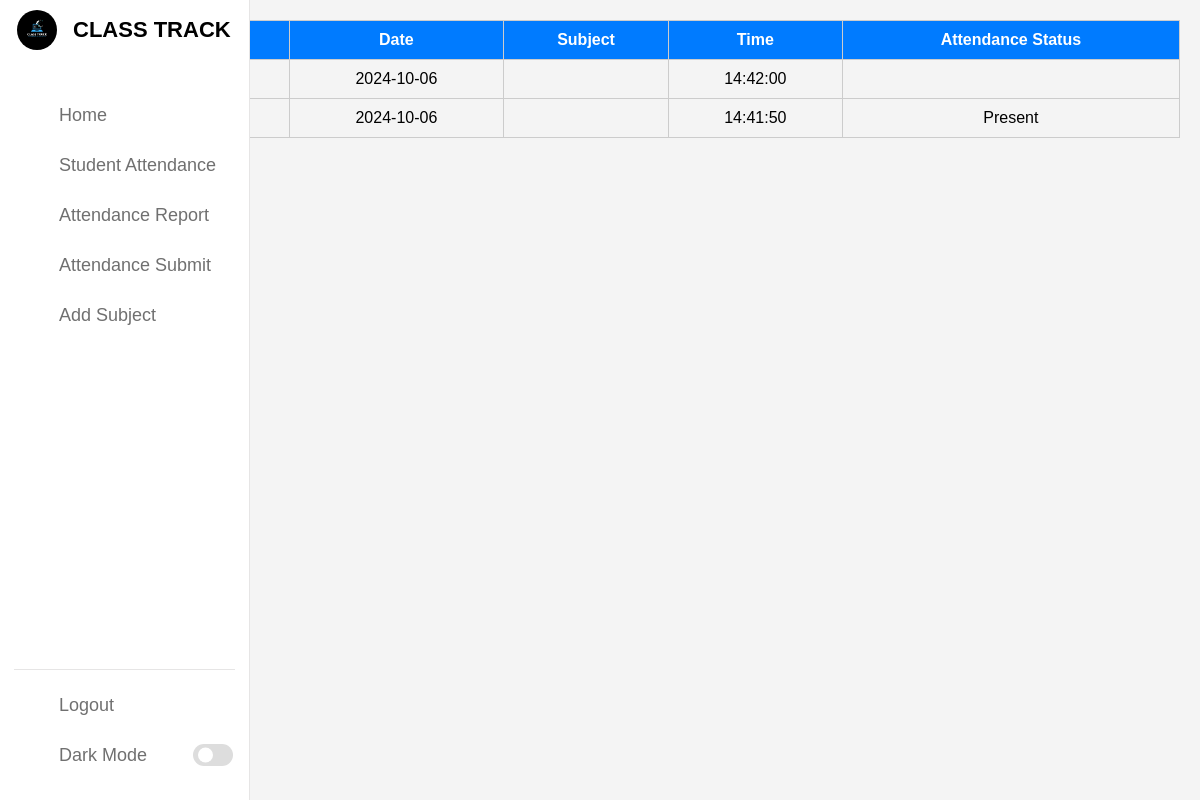
The app's page /attendancereport.php, older data.
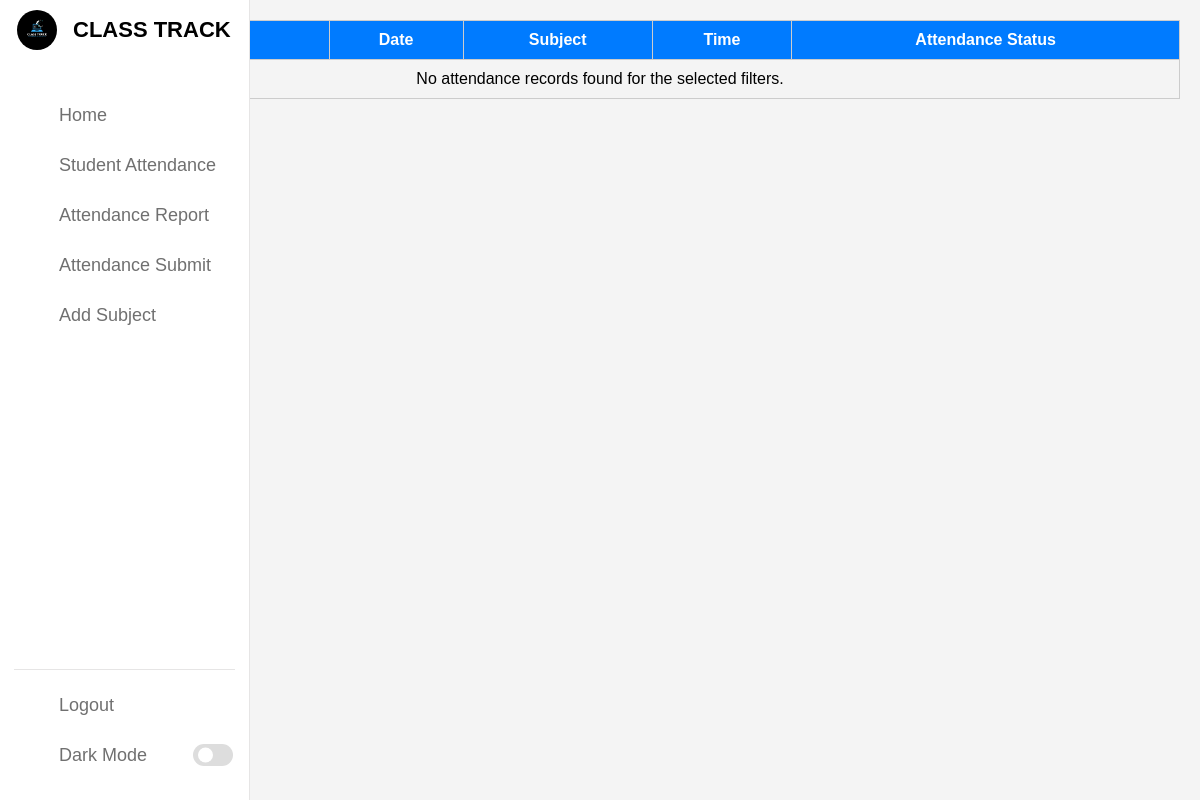
The same page, newer data.
### tables this page shows
CREATE TABLE `attendance` (
  `id` int(11) NOT NULL AUTO_INCREMENT,
  `student_id` int(11) DEFAULT NULL,
  `date` date DEFAULT NULL,
  `subject_id` int(11) DEFAULT NULL,
  `time` time DEFAULT NULL,
  `attendance_status` enum('Present','Absent','Late') DEFAULT NULL,
  `section` varchar(50) DEFAULT NULL,
  PRIMARY KEY (`id`),
  KEY `student_id` (`student_id`),
  KEY `subject_id` (`subject_id`),
  KEY `section` (`section`),
  CONSTRAINT `attendance_ibfk_1` FOREIGN KEY (`student_id`) REFERENCES `students` (`id`),
  CONSTRAINT `attendance_ibfk_2` FOREIGN KEY (`subject_id`) REFERENCES `subjects` (`id`),
  CONSTRAINT `attendance_ibfk_3` FOREIGN KEY (`section`) REFERENCES `students` (`section`) ON DELETE CASCADE ON UPDATE CASCADE
);

### attendancereport.php (the view, shortened to what this page needs)
<?php
require_once("dbConnection.php");
$query = "
    SELECT s.student_name, a.date, sub.subject_name AS subject, a.time, a.attendance_status
    FROM students s
    LEFT JOIN attendance a ON s.id = a.student_id
    LEFT JOIN subjects sub ON a.subject_id = sub.id
";
$query .= " ORDER BY s.id DESC";
$stmt = mysqli_prepare($conn, $query);
mysqli_stmt_execute($stmt);
$result = mysqli_stmt_get_result($stmt);
$output = '';
if (mysqli_num_rows($result) == 0) {
    $output = "<tr><td colspan='6'>No attendance records found for the selected filters.</td></tr>";
} else {
    while ($row = mysqli_fetch_assoc($result)) {
        $formattedTime = !empty($row['time']) ? date('H:i:s', strtotime($row['time'])) : '';
        $output .= "<tr>";
        $output .= "<td>" . htmlspecialchars($row['student_name']) . "</td>";
        $output .= "<td>" . htmlspecialchars($row['date']) . "</td>";
        $output .= "<td>" . htmlspecialchars($row['subject']) . "</td>";
        $output .= "<td>" . htmlspecialchars($formattedTime) . "</td>";
        $output .= "<td>" . htmlspecialchars($row['attendance_status']) . "</td>";
        $output .= "</tr>";
    }
}
?>
<!DOCTYPE html>
<html lang="en">
<head>
    <link rel="stylesheet" href="css/attendancereport.css">
</head>
<body>
<nav>
        <div class="logo-name">
            <div class="logo-image">
               <img src="image/classtrack.png" alt="">
            </div>
            <span class="logo_name">CLASS TRACK</span>
        </div>
        <div class="menu-items">
            <ul class="nav-links">
                <li><a href="home.php">
                    <i class="uil uil-estate"></i>
                    <span class="link-name">Home</span>
                </a></li>
                <li><a href="studentdata.php">
                <i class="uil uil-user"></i>
                    <span class="link-name">Student Attendance</span>
                </a></li>
                <li><a href="attendancereport.php">
                    <i class="uil uil-clipboard"></i>
                    <span class="link-name">Attendance Report</span>
                </a></li>
                <li><a href="savedraft.php">
                <i class="uil uil-check-circle"></i>
                    <span class="link-name">Attendance Submit</span>
                </a></li>
                <li><a href="subject.php">
                <i class="uil uil-subject"></i>
                    <span class="link-name">Add Subject</span>
                </a></li>
            </ul>
            <ul class="logout-mode">
                <li><a href="login.php">
                    <i class="uil uil-signout"></i>
                    <span class="link-name">Logout</span>
                </a></li>
                <li class="mode">
                    <a href="#">
                        <i class="uil uil-moon"></i>
                    <span class="link-name">Dark Mode</span>
                </a>
                <div class="mode-toggle">
                  <span class="switch"></span>
                </div>
            </li>
            </ul>
        </div>
    </nav>
    <table>
        <thead>
            <tr>
                <th>Student Name</th>
                <th>Date</th>
                <th>Subject</th>
                <th>Time</th>
                <th>Attendance Status</th>
            </tr>
        </thead>
        <tbody>
            <?= $output ?>
        </tbody>
    </table>
</body>
</html>

Row changes from the older to the newer data that the page shows:
removed attendance: date "2024-10-06", time "14:42:00"
removed attendance: date "2024-10-06", time "14:41:50", attendance_status "Present"
Text that changed along with them:
text now shown: "No attendance records found for the selected filters."
